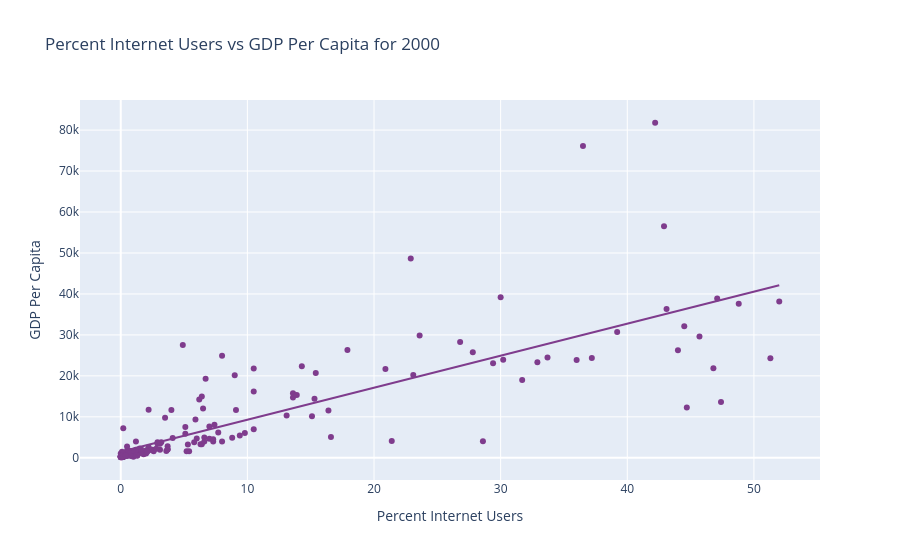
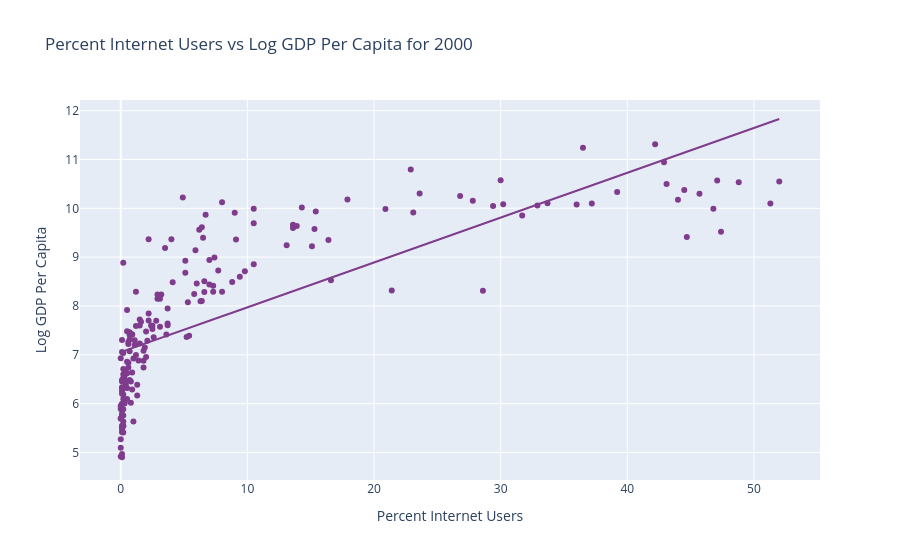
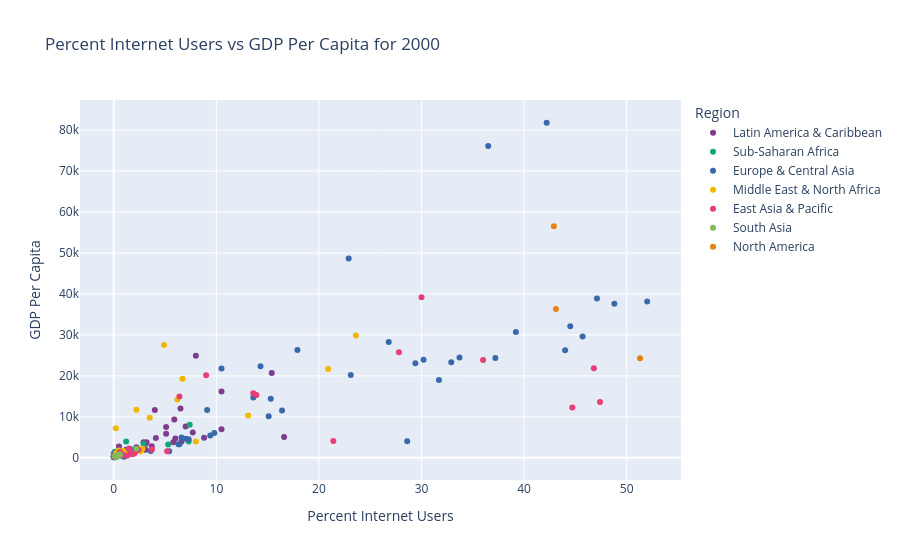
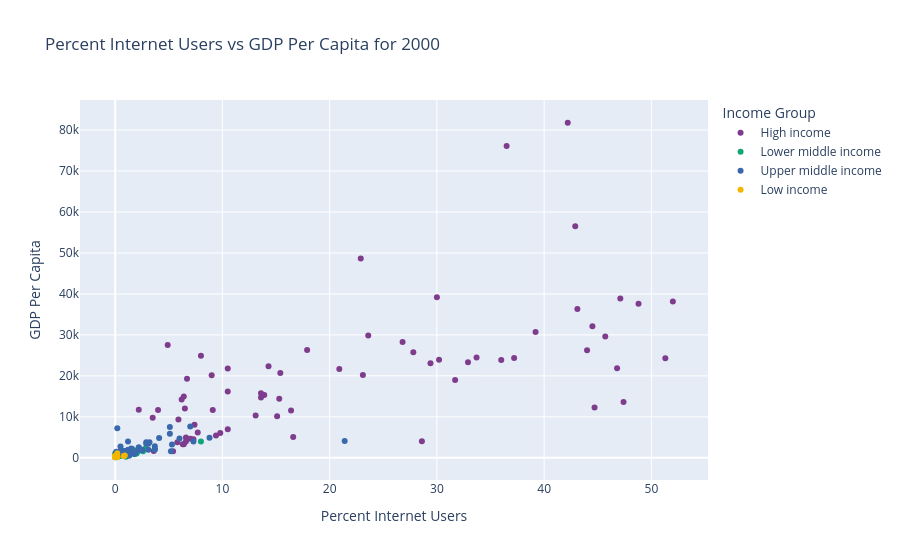

Source (notebook cell) for these figures, in order:
### Markdown cell above
Here, I made 4 separate scatterplots for percent internet users by GDP Per Capita for the years 2000 and 2005. Here are my observations: 
- There is a clear positive correlation that can be seen in each of the scatterplots.
- There is a significant amount of locations in the bottom left corner of the plots, indicating low exposure to the internet
- There are very few non high income locations that have greater than 20% internet use for both 2000 and 2005. In 2000, it looks like Malaysia is the only non-high income country that fits this.
- There was a clear progression in internet use observed from 2000 to 2005
- The countries with the highest percentage internet use are mostly Western Countries
- There is a more discernable linear relationship between the data with the log(GDP) scatterplots

### Code cell
fig = px.scatter(data_2000,  x='Percent Internet Users', y='GDP Per Capita',
                 hover_name = 'Location', title='Percent Internet Users vs GDP Per Capita for 2000',
                 color_discrete_sequence = px.colors.qualitative.Bold, trendline="ols")
fig.update_layout(xaxis_title = 'Percent Internet Users',
                 yaxis_title = 'GDP Per Capita');
fig.show();


fig = px.scatter(data_2000,  x='Percent Internet Users', y='Log GDP Per Capita',
                 hover_name = 'Location', title='Percent Internet Users vs Log GDP Per Capita for 2000',
                 color_discrete_sequence = px.colors.qualitative.Bold, trendline="ols")
fig.update_layout(xaxis_title = 'Percent Internet Users',
                 yaxis_title = 'Log GDP Per Capita');
fig.show();



fig = px.scatter(data_2000,  x='Percent Internet Users', y='GDP Per Capita',
                 hover_name = 'Location', title='Percent Internet Users vs GDP Per Capita for 2000',
                 color_discrete_sequence = px.colors.qualitative.Bold, color = "Region")
fig.update_layout(xaxis_title = 'Percent Internet Users',
                 yaxis_title = 'GDP Per Capita');
fig.show();



fig = px.scatter(data_2000, x = "Percent Internet Users", y = "GDP Per Capita", color = 'Income Group', 
                 size_max = 60,
        title='Percent Internet Users vs GDP Per Capita for 2000', hover_name = 'Location',
                 color_discrete_sequence = px.colors.qualitative.Bold)
fig.update_layout(xaxis_title = 'Percent Internet Users',
                 yaxis_title = 'GDP Per Capita');
fig.show();

fig = px.scatter(data_2005,  x='Percent Internet Users', y='GDP Per Capita',
                 hover_name = 'Location', title='Percent Internet Users vs GDP Per Capita for 2005',
                 color_discrete_sequence = px.colors.qualitative.Bold, trendline="ols")
fig.update_layout(xaxis_title = 'Percent Internet Users',
                 yaxis_title = 'GDP Per Capita');
fig.show();


fig = px.scatter(data_2005,  x='Percent Internet Users', y='Log GDP Per Capita',
                 hover_name = 'Location', title='Percent Internet Users vs Log GDP Per Capita for 2005',
                 color_discrete_sequence = px.colors.qualitative.Bold, trendline="ols")
fig.update_layout(xaxis_title = 'Percent Internet Users',
                 yaxis_title = 'Log GDP Per Capita');
fig.show();



fig = px.scatter(data_2005,  x='Percent Internet Users', y='GDP Per Capita',
                 hover_name = 'Location', title='Percent Internet Users vs GDP Per Capita for 2005',
                 color_discrete_sequence = px.colors.qualitative.Bold, color = "Region")
fig.update_layout(xaxis_title = 'Percent Internet Users',
                 yaxis_title = 'GDP Per Capita');
fig.show();



fig = px.scatter(data_2005, x = "Percent Internet Users", y = "GDP Per Capita", color = 'Income Group', 
                 size_max = 60,
        title='Percent Internet Users vs GDP Per Capita for 2005', hover_name = 'Location',
                 color_discrete_sequence = px.colors.qualitative.Bold)
fig.update_layout(xaxis_title = 'Percent Internet Users',
                 yaxis_title = 'GDP Per Capita');
fig.show();

### Figure 1 — Plotly figure (JSON) as saved in the notebook; plotly's stock layout.template omitted (floating-point values rounded to 4 significant figures; data arrays with more than 128 entries replaced by an {"elided": "..."} marker saying what was removed)
{"data": [{"hovertemplate": "<b>%{hovertext}</b><br><br>Percent Internet Users=%{x}<br>GDP Per Capita=%{y}<extra></extra>", "hovertext": {"elided": "188 str values"}, "legendgroup": "", "marker": {"color": "rgb(127, 60, 141)", "symbol": "circle"}, "mode": "markers", "name": "", "orientation": "v", "showlegend": false, "type": "scatter", "x": {"elided": "188 float values"}, "xaxis": "x", "y": {"elided": "188 float values"}, "yaxis": "y"}, {"hovertemplate": "<b>OLS trendline</b><br>GDP Per Capita = 781.09 * Percent Internet Users + 1495.18<br>R<sup>2</sup>=0.651597<br><br>Percent Internet Users=%{x}<br>GDP Per Capita=%{y} <b>(trend)</b><extra></extra>", "legendgroup": "", "marker": {"color": "rgb(127, 60, 141)", "symbol": "circle"}, "mode": "lines", "name": "", "showlegend": false, "type": "scatter", "x": {"elided": "186 float values"}, "xaxis": "x", "y": {"elided": "186 float values"}, "yaxis": "y"}], "layout": {"legend": {"tracegroupgap": 0}, "title": {"text": "Percent Internet Users vs GDP Per Capita for 2000"}, "xaxis": {"anchor": "y", "domain": [0, 1], "title": {"text": "Percent Internet Users"}}, "yaxis": {"anchor": "x", "domain": [0, 1], "title": {"text": "GDP Per Capita"}}}}

### Figure 2 — Plotly figure (JSON) as saved in the notebook; plotly's stock layout.template omitted (floating-point values rounded to 4 significant figures; data arrays with more than 128 entries replaced by an {"elided": "..."} marker saying what was removed)
{"data": [{"hovertemplate": "<b>%{hovertext}</b><br><br>Percent Internet Users=%{x}<br>Log GDP Per Capita=%{y}<extra></extra>", "hovertext": {"elided": "188 str values"}, "legendgroup": "", "marker": {"color": "rgb(127, 60, 141)", "symbol": "circle"}, "mode": "markers", "name": "", "orientation": "v", "showlegend": false, "type": "scatter", "x": {"elided": "188 float values"}, "xaxis": "x", "y": {"elided": "188 float values"}, "yaxis": "y"}, {"hovertemplate": "<b>OLS trendline</b><br>Log GDP Per Capita = 0.091836 * Percent Internet Users + 7.05353<br>R<sup>2</sup>=0.583575<br><br>Percent Internet Users=%{x}<br>Log GDP Per Capita=%{y} <b>(trend)</b><extra></extra>", "legendgroup": "", "marker": {"color": "rgb(127, 60, 141)", "symbol": "circle"}, "mode": "lines", "name": "", "showlegend": false, "type": "scatter", "x": {"elided": "186 float values"}, "xaxis": "x", "y": {"elided": "186 float values"}, "yaxis": "y"}], "layout": {"legend": {"tracegroupgap": 0}, "title": {"text": "Percent Internet Users vs Log GDP Per Capita for 2000"}, "xaxis": {"anchor": "y", "domain": [0, 1], "title": {"text": "Percent Internet Users"}}, "yaxis": {"anchor": "x", "domain": [0, 1], "title": {"text": "Log GDP Per Capita"}}}}

### Figure 3 — Plotly figure (JSON) as saved in the notebook; plotly's stock layout.template omitted (floating-point values rounded to 4 significant figures)
{"data": [{"hovertemplate": "<b>%{hovertext}</b><br><br>Region=Latin America & Caribbean<br>Percent Internet Users=%{x}<br>GDP Per Capita=%{y}<extra></extra>", "hovertext": ["Aruba", "Argentina", "Antigua and Barbuda", "Bahamas, The", "Belize", "Bolivia", "Brazil", "Barbados", "Chile", "Colombia", "Costa Rica", "Cuba", "Dominica", "Dominican Republic", "Ecuador", "Grenada", "Guatemala", "Guyana", "Honduras", "Haiti", "Jamaica", "St. Kitts and Nevis", "St. Lucia", "Mexico", "Nicaragua", "Panama", "Peru", "Puerto Rico (US)", "Paraguay", "El Salvador", "Suriname", "Trinidad and Tobago", "Uruguay", "St. Vincent and the Grenadines"], "legendgroup": "Latin America & Caribbean", "marker": {"color": "rgb(127, 60, 141)", "symbol": "circle"}, "mode": "markers", "name": "Latin America & Caribbean", "orientation": "v", "showlegend": true, "type": "scatter", "x": [15.4, 7, 6.5, 8, 6, 1.4, 2.9, 4, 16.6, 2.2, 5.8, 0.5, 8.8, 3.7, 1.5, 4.1, 0.7, 0.6, 1.2, 0.2, 3.1, 5.9, 5.1, 5.1, 1, 6.6, 3.1, 10.5, 0.7, 1.2, 2.5, 7.7, 10.5, 3.2], "xaxis": "x", "y": [20680.0, 7637.0, 12030.0, 24940.0, 4730.0, 975.8, 3767.0, 11670.0, 5053.0, 2555.0, 3813.0, 2751.0, 4867.0, 2831.0, 1382.0, 4840.0, 1649.0, 931.8, 1093.0, 820.6, 3453.0, 9320.0, 5880.0, 7524.0, 1017.0, 3975.0, 1945.0, 16190.0, 1736.0, 1983.0, 1988.0, 6179.0, 6988.0, 3769.0], "yaxis": "y"}, {"hovertemplate": "<b>%{hovertext}</b><br><br>Region=Sub-Saharan Africa<br>Percent Internet Users=%{x}<br>GDP Per Capita=%{y}<extra></extra>", "hovertext": ["Angola", "Burundi", "Benin", "Burkina Faso", "Botswana", "Central African Republic", "Cameroon", "Congo, Dem. Rep.", "Congo, Rep.", "Comoros", "Cabo Verde", "Eritrea", "Gabon", "Ghana", "Guinea", "Gambia, The", "Guinea-Bissau", "Equatorial Guinea", "Kenya", "Liberia", "Lesotho", "Madagascar", "Mali", "Mozambique", "Mauritania", "Mauritius", "Malawi", "Namibia", "Niger", "Nigeria", "Rwanda", "Sudan", "Senegal", "Sierra Leone", "Somalia, Fed. Rep.", "Eswatini", "Seychelles", "Chad", "Togo", "Tanzania", "Uganda", "South Africa", "Zambia", "Zimbabwe"], "legendgroup": "Sub-Saharan Africa", "marker": {"color": "rgb(17, 165, 121)", "symbol": "circle"}, "mode": "markers", "name": "Sub-Saharan Africa", "orientation": "v", "showlegend": true, "type": "scatter", "x": [0.1, 0.1, 0.2, 0.1, 2.9, 0.1, 0.3, 0, 0, 0.3, 1.8, 0.1, 1.2, 0.2, 0.1, 0.9, 0.2, 0.1, 0.3, 0, 0.2, 0.2, 0.1, 0.1, 0.2, 7.3, 0.1, 1.6, 0, 0.1, 0.1, 0, 0.4, 0.1, 0, 0.9, 7.4, 0, 0.8, 0.1, 0.2, 5.3, 0.2, 0.4], "xaxis": "x", "y": [563.7, 134.5, 487.4, 248.9, 3451.0, 239.2, 708.6, 377.9, 1024.0, 655.0, 1190.0, 314.4, 3983.0, 253.7, 518.2, 538.1, 316.9, 1487.0, 414.6, 298.5, 442.8, 280.3, 256.2, 327.1, 680.9, 3982.0, 224.2, 2157.0, 194.8, 547.3, 251.9, 362.1, 603.2, 143.7, 386.1, 1669.0, 8064.0, 163.1, 409.9, 401.7, 258.1, 3218.0, 359.4, 562.6], "yaxis": "y"}, {"hovertemplate": "<b>%{hovertext}</b><br><br>Region=Europe & Central Asia<br>Percent Internet Users=%{x}<br>GDP Per Capita=%{y}<extra></extra>", "hovertext": ["Albania", "Andorra", "Armenia", "Austria", "Azerbaijan", "Belgium", "Bulgaria", "Bosnia and Herzegovina", "Belarus", "Switzerland", "Cyprus", "Czechia", "Germany", "Denmark", "Spain", "Estonia", "Finland", "France", "Faroe Islands", "United Kingdom", "Georgia", "Gibraltar", "Greece", "Greenland", "Croatia", "Hungary", "Ireland", "Iceland", "Italy", "Kazakhstan", "Kyrgyz Republic", "Liechtenstein", "Lithuania", "Luxembourg", "Latvia", "Monaco", "North Macedonia", "Netherlands", "Norway", "Poland", "Portugal", "Romania", "Russian Federation", "San Marino", "Slovak Republic", "Slovenia", "Sweden", "Tajikistan", "Turkmenistan", "Ukraine", "Uzbekistan"], "legendgroup": "Europe & Central Asia", "marker": {"color": "rgb(57, 105, 172)", "symbol": "circle"}, "mode": "markers", "name": "Europe & Central Asia", "orientation": "v", "showlegend": true, "type": "scatter", "x": [0.1, 10.5, 1.3, 33.7, 0.1, 29.4, 5.4, 1.1, 1.9, 47.1, 15.3, 9.8, 30.2, 39.2, 13.6, 28.6, 37.2, 14.3, 32.9, 26.8, 0.5, 19.1, 9.1, 31.7, 6.6, 7, 17.9, 44.5, 23.1, 0.7, 1, 36.5, 6.4, 22.9, 6.3, 42.2, 2.5, 44, 52, 7.3, 16.4, 3.6, 2, 48.8, 9.4, 15.1, 45.7, 0, 0.1, 0.7, 0.5], "xaxis": "x", "y": [1160.0, 21810.0, 593.5, 24490.0, 655.1, 23100.0, 1621.0, 1338.0, 1276.0, 38870.0, 14390.0, 6063.0, 23930.0, 30720.0, 14740.0, 4071.0, 24340.0, 22340.0, 23320.0, 28280.0, 749.9, null, 11640.0, 19010.0, 4954.0, 4630.0, 26330.0, 32100.0, 20190.0, 1180.0, 279.6, 76090.0, 3301.0, 48660.0, 3278.0, 81790.0, 1862.0, 26230.0, 38180.0, 4521.0, 11530.0, 1660.0, 1772.0, 37600.0, 5422.0, 10140.0, 29630.0, 136.9, 633.8, 653.3, 555.1], "yaxis": "y"}, {"hovertemplate": "<b>%{hovertext}</b><br><br>Region=Middle East & North Africa<br>Percent Internet Users=%{x}<br>GDP Per Capita=%{y}<extra></extra>", "hovertext": ["United Arab Emirates", "Bahrain", "Djibouti", "Algeria", "Egypt, Arab Rep.", "Iran, Islamic Rep.", "Israel", "Jordan", "Kuwait", "Lebanon", "Libya", "Morocco", "Malta", "Oman", "West Bank and Gaza", "Qatar", "Saudi Arabia", "Syrian Arab Republic", "Tunisia", "Yemen, Rep."], "legendgroup": "Middle East & North Africa", "marker": {"color": "rgb(242, 183, 1)", "symbol": "circle"}, "mode": "markers", "name": "Middle East & North Africa", "orientation": "v", "showlegend": true, "type": "scatter", "x": [23.6, 6.2, 0.2, 0.5, 0.6, 0.9, 20.9, 2.6, 6.7, 8, 0.2, 0.7, 13.1, 3.5, 1.1, 4.9, 2.2, 0.2, 2.8, 0.1], "xaxis": "x", "y": [29870.0, 14210.0, 737.6, 1773.0, 1366.0, 1650.0, 21710.0, 1571.0, 19300.0, 3987.0, 7214.0, 1499.0, 10350.0, 9754.0, 1476.0, 27540.0, 11710.0, 1138.0, 2199.0, 493.2], "yaxis": "y"}, {"hovertemplate": "<b>%{hovertext}</b><br><br>Region=East Asia & Pacific<br>Percent Internet Users=%{x}<br>GDP Per Capita=%{y}<extra></extra>", "hovertext": ["Australia", "Brunei Darussalam", "China", "Fiji", "Micronesia, Fed. Sts.", "Guam", "Hong Kong SAR, China", "Indonesia", "Japan", "Cambodia", "Kiribati", "Korea, Rep.", "Lao PDR", "Macao SAR, China", "Marshall Islands", "Mongolia", "Malaysia", "New Caledonia", "New Zealand", "Philippines", "Papua New Guinea", "French Polynesia", "Singapore", "Solomon Islands", "Thailand", "Tonga", "Tuvalu", "Viet Nam", "Vanuatu", "Samoa"], "legendgroup": "East Asia & Pacific", "marker": {"color": "rgb(231, 63, 116)", "symbol": "circle"}, "mode": "markers", "name": "East Asia & Pacific", "orientation": "v", "showlegend": true, "type": "scatter", "x": [46.8, 9, 1.8, 1.5, 3.7, 16.1, 27.8, 0.9, 30, 0, 1.8, 44.7, 0.1, 13.6, 1.5, 1.3, 21.4, 13.9, 47.4, 2, 0.8, 6.4, 36, 0.5, 3.7, 2.4, 5.2, 0.3, 2.1, 0.6], "xaxis": "x", "y": [21870.0, 20130.0, 969.2, 1996.0, 2082.0, null, 25760.0, 763.7, 39170.0, 296.4, 845.4, 12260.0, 318.7, 15730.0, 2265.0, 476.0, 4084.0, 15330.0, 13640.0, 1051.0, 636.0, 14980.0, 23850.0, 953.2, 2006.0, 1995.0, 1579.0, 404.0, 1460.0, 1425.0], "yaxis": "y"}, {"hovertemplate": "<b>%{hovertext}</b><br><br>Region=South Asia<br>Percent Internet Users=%{x}<br>GDP Per Capita=%{y}<extra></extra>", "hovertext": ["Bangladesh", "Bhutan", "India", "Sri Lanka", "Maldives", "Nepal"], "legendgroup": "South Asia", "marker": {"color": "rgb(128, 186, 90)", "symbol": "circle"}, "mode": "markers", "name": "South Asia", "orientation": "v", "showlegend": true, "type": "scatter", "x": [0.1, 0.4, 0.5, 0.6, 2.2, 0.2], "xaxis": "x", "y": [396.7, 771.9, 442.8, 846.5, 2214.0, 223.8], "yaxis": "y"}, {"hovertemplate": "<b>%{hovertext}</b><br><br>Region=North America<br>Percent Internet Users=%{x}<br>GDP Per Capita=%{y}<extra></extra>", "hovertext": ["Bermuda", "Canada", "United States"], "legendgroup": "North America", "marker": {"color": "rgb(230, 131, 16)", "symbol": "circle"}, "mode": "markers", "name": "North America", "orientation": "v", "showlegend": true, "type": "scatter", "x": [42.9, 51.3, 43.1], "xaxis": "x", "y": [56540.0, 24270.0, 36330.0], "yaxis": "y"}], "layout": {"legend": {"title": {"text": "Region"}, "tracegroupgap": 0}, "title": {"text": "Percent Internet Users vs GDP Per Capita for 2000"}, "xaxis": {"anchor": "y", "domain": [0, 1], "title": {"text": "Percent Internet Users"}}, "yaxis": {"anchor": "x", "domain": [0, 1], "title": {"text": "GDP Per Capita"}}}}

### Figure 4 — Plotly figure (JSON) as saved in the notebook; plotly's stock layout.template omitted (floating-point values rounded to 4 significant figures)
{"data": [{"hovertemplate": "<b>%{hovertext}</b><br><br>Income Group=High income<br>Percent Internet Users=%{x}<br>GDP Per Capita=%{y}<extra></extra>", "hovertext": ["Aruba", "Andorra", "United Arab Emirates", "Antigua and Barbuda", "Australia", "Austria", "Belgium", "Bulgaria", "Bahrain", "Bahamas, The", "Bermuda", "Barbados", "Brunei Darussalam", "Canada", "Switzerland", "Chile", "Costa Rica", "Cyprus", "Czechia", "Germany", "Denmark", "Spain", "Estonia", "Finland", "France", "Faroe Islands", "United Kingdom", "Gibraltar", "Greece", "Greenland", "Guam", "Guyana", "Hong Kong SAR, China", "Croatia", "Hungary", "Ireland", "Iceland", "Israel", "Italy", "Japan", "St. Kitts and Nevis", "Korea, Rep.", "Kuwait", "Liechtenstein", "Lithuania", "Luxembourg", "Latvia", "Macao SAR, China", "Monaco", "Malta", "New Caledonia", "Netherlands", "Norway", "New Zealand", "Oman", "Panama", "Poland", "Puerto Rico (US)", "Portugal", "French Polynesia", "Qatar", "Romania", "Russian Federation", "Saudi Arabia", "Singapore", "San Marino", "Slovak Republic", "Slovenia", "Sweden", "Seychelles", "Trinidad and Tobago", "Uruguay", "United States"], "legendgroup": "High income", "marker": {"color": "rgb(127, 60, 141)", "symbol": "circle"}, "mode": "markers", "name": "High income", "orientation": "v", "showlegend": true, "type": "scatter", "x": [15.4, 10.5, 23.6, 6.5, 46.8, 33.7, 29.4, 5.4, 6.2, 8, 42.9, 4, 9, 51.3, 47.1, 16.6, 5.8, 15.3, 9.8, 30.2, 39.2, 13.6, 28.6, 37.2, 14.3, 32.9, 26.8, 19.1, 9.1, 31.7, 16.1, 0.6, 27.8, 6.6, 7, 17.9, 44.5, 20.9, 23.1, 30, 5.9, 44.7, 6.7, 36.5, 6.4, 22.9, 6.3, 13.6, 42.2, 13.1, 13.9, 44, 52, 47.4, 3.5, 6.6, 7.3, 10.5, 16.4, 6.4, 4.9, 3.6, 2, 2.2, 36, 48.8, 9.4, 15.1, 45.7, 7.4, 7.7, 10.5, 43.1], "xaxis": "x", "y": [20680.0, 21810.0, 29870.0, 12030.0, 21870.0, 24490.0, 23100.0, 1621.0, 14210.0, 24940.0, 56540.0, 11670.0, 20130.0, 24270.0, 38870.0, 5053.0, 3813.0, 14390.0, 6063.0, 23930.0, 30720.0, 14740.0, 4071.0, 24340.0, 22340.0, 23320.0, 28280.0, null, 11640.0, 19010.0, null, 931.8, 25760.0, 4954.0, 4630.0, 26330.0, 32100.0, 21710.0, 20190.0, 39170.0, 9320.0, 12260.0, 19300.0, 76090.0, 3301.0, 48660.0, 3278.0, 15730.0, 81790.0, 10350.0, 15330.0, 26230.0, 38180.0, 13640.0, 9754.0, 3975.0, 4521.0, 16190.0, 11530.0, 14980.0, 27540.0, 1660.0, 1772.0, 11710.0, 23850.0, 37600.0, 5422.0, 10140.0, 29630.0, 8064.0, 6179.0, 6988.0, 36330.0], "yaxis": "y"}, {"hovertemplate": "<b>%{hovertext}</b><br><br>Income Group=Lower middle income<br>Percent Internet Users=%{x}<br>GDP Per Capita=%{y}<extra></extra>", "hovertext": ["Angola", "Benin", "Bangladesh", "Bolivia", "Bhutan", "Cameroon", "Congo, Rep.", "Comoros", "Djibouti", "Egypt, Arab Rep.", "Micronesia, Fed. Sts.", "Ghana", "Guinea", "Honduras", "Haiti", "India", "Jordan", "Kenya", "Kyrgyz Republic", "Cambodia", "Kiribati", "Lao PDR", "Lebanon", "Sri Lanka", "Lesotho", "Morocco", "Mauritania", "Namibia", "Nigeria", "Nicaragua", "Nepal", "Philippines", "Papua New Guinea", "West Bank and Gaza", "Senegal", "Solomon Islands", "Eswatini", "Tajikistan", "Tunisia", "Tanzania", "Uzbekistan", "Viet Nam", "Vanuatu", "Zambia", "Zimbabwe"], "legendgroup": "Lower middle income", "marker": {"color": "rgb(17, 165, 121)", "symbol": "circle"}, "mode": "markers", "name": "Lower middle income", "orientation": "v", "showlegend": true, "type": "scatter", "x": [0.1, 0.2, 0.1, 1.4, 0.4, 0.3, 0, 0.3, 0.2, 0.6, 3.7, 0.2, 0.1, 1.2, 0.2, 0.5, 2.6, 0.3, 1, 0, 1.8, 0.1, 8, 0.6, 0.2, 0.7, 0.2, 1.6, 0.1, 1, 0.2, 2, 0.8, 1.1, 0.4, 0.5, 0.9, 0, 2.8, 0.1, 0.5, 0.3, 2.1, 0.2, 0.4], "xaxis": "x", "y": [563.7, 487.4, 396.7, 975.8, 771.9, 708.6, 1024.0, 655.0, 737.6, 1366.0, 2082.0, 253.7, 518.2, 1093.0, 820.6, 442.8, 1571.0, 414.6, 279.6, 296.4, 845.4, 318.7, 3987.0, 846.5, 442.8, 1499.0, 680.9, 2157.0, 547.3, 1017.0, 223.8, 1051.0, 636.0, 1476.0, 603.2, 953.2, 1669.0, 136.9, 2199.0, 401.7, 555.1, 404.0, 1460.0, 359.4, 562.6], "yaxis": "y"}, {"hovertemplate": "<b>%{hovertext}</b><br><br>Income Group=Upper middle income<br>Percent Internet Users=%{x}<br>GDP Per Capita=%{y}<extra></extra>", "hovertext": ["Albania", "Argentina", "Armenia", "Azerbaijan", "Bosnia and Herzegovina", "Belarus", "Belize", "Brazil", "Botswana", "China", "Colombia", "Cabo Verde", "Cuba", "Dominica", "Dominican Republic", "Algeria", "Ecuador", "Fiji", "Gabon", "Georgia", "Equatorial Guinea", "Grenada", "Guatemala", "Indonesia", "Iran, Islamic Rep.", "Jamaica", "Kazakhstan", "Libya", "St. Lucia", "Maldives", "Mexico", "Marshall Islands", "North Macedonia", "Mongolia", "Mauritius", "Malaysia", "Peru", "Paraguay", "El Salvador", "Suriname", "Thailand", "Turkmenistan", "Tonga", "Tuvalu", "Ukraine", "St. Vincent and the Grenadines", "Samoa", "South Africa"], "legendgroup": "Upper middle income", "marker": {"color": "rgb(57, 105, 172)", "symbol": "circle"}, "mode": "markers", "name": "Upper middle income", "orientation": "v", "showlegend": true, "type": "scatter", "x": [0.1, 7, 1.3, 0.1, 1.1, 1.9, 6, 2.9, 2.9, 1.8, 2.2, 1.8, 0.5, 8.8, 3.7, 0.5, 1.5, 1.5, 1.2, 0.5, 0.1, 4.1, 0.7, 0.9, 0.9, 3.1, 0.7, 0.2, 5.1, 2.2, 5.1, 1.5, 2.5, 1.3, 7.3, 21.4, 3.1, 0.7, 1.2, 2.5, 3.7, 0.1, 2.4, 5.2, 0.7, 3.2, 0.6, 5.3], "xaxis": "x", "y": [1160.0, 7637.0, 593.5, 655.1, 1338.0, 1276.0, 4730.0, 3767.0, 3451.0, 969.2, 2555.0, 1190.0, 2751.0, 4867.0, 2831.0, 1773.0, 1382.0, 1996.0, 3983.0, 749.9, 1487.0, 4840.0, 1649.0, 763.7, 1650.0, 3453.0, 1180.0, 7214.0, 5880.0, 2214.0, 7524.0, 2265.0, 1862.0, 476.0, 3982.0, 4084.0, 1945.0, 1736.0, 1983.0, 1988.0, 2006.0, 633.8, 1995.0, 1579.0, 653.3, 3769.0, 1425.0, 3218.0], "yaxis": "y"}, {"hovertemplate": "<b>%{hovertext}</b><br><br>Income Group=Low income<br>Percent Internet Users=%{x}<br>GDP Per Capita=%{y}<extra></extra>", "hovertext": ["Burundi", "Burkina Faso", "Central African Republic", "Congo, Dem. Rep.", "Eritrea", "Gambia, The", "Guinea-Bissau", "Liberia", "Madagascar", "Mali", "Mozambique", "Malawi", "Niger", "Rwanda", "Sudan", "Sierra Leone", "Somalia, Fed. Rep.", "Syrian Arab Republic", "Chad", "Togo", "Uganda", "Yemen, Rep."], "legendgroup": "Low income", "marker": {"color": "rgb(242, 183, 1)", "symbol": "circle"}, "mode": "markers", "name": "Low income", "orientation": "v", "showlegend": true, "type": "scatter", "x": [0.1, 0.1, 0.1, 0, 0.1, 0.9, 0.2, 0, 0.2, 0.1, 0.1, 0.1, 0, 0.1, 0, 0.1, 0, 0.2, 0, 0.8, 0.2, 0.1], "xaxis": "x", "y": [134.5, 248.9, 239.2, 377.9, 314.4, 538.1, 316.9, 298.5, 280.3, 256.2, 327.1, 224.2, 194.8, 251.9, 362.1, 143.7, 386.1, 1138.0, 163.1, 409.9, 258.1, 493.2], "yaxis": "y"}], "layout": {"legend": {"title": {"text": "Income Group"}, "tracegroupgap": 0}, "title": {"text": "Percent Internet Users vs GDP Per Capita for 2000"}, "xaxis": {"anchor": "y", "domain": [0, 1], "title": {"text": "Percent Internet Users"}}, "yaxis": {"anchor": "x", "domain": [0, 1], "title": {"text": "GDP Per Capita"}}}}
